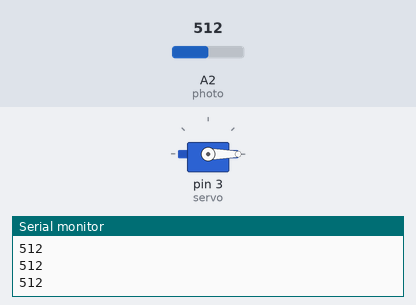
Bench run of a sketch on a simulated Arduino Uno, built with avr-gcc and run on an emulated ATmega328P. Parts: servo, the last lines printed to the serial monitor. The test bench sets the inputs (shaded band); at power-on: A2 (photo) = 512.

Above: at 1.3 s.
1.4 s: A2 (photo) set to 491
At 3.1 s:
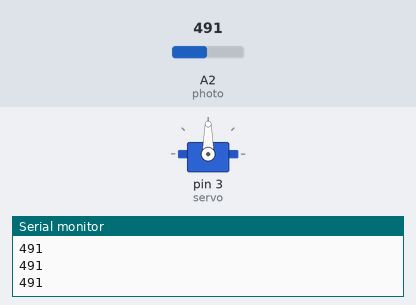
3.5 s: A2 (photo) set to 208
5.2 s: A2 (photo) set to 193
At 7.2 s:
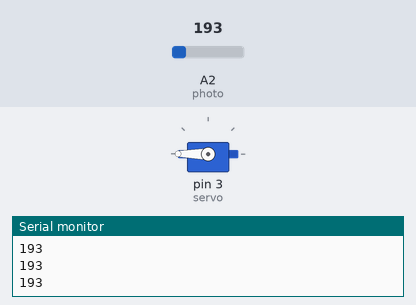
7.5 s: A2 (photo) set to 210
At 9.0 s:
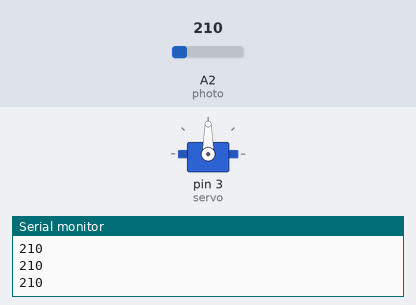
9.5 s: A2 (photo) set to 190
At 10.6 s:
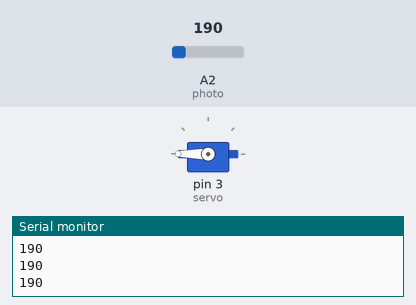
Timing chart, 0 to 12.5 s (numbered marks = the images above; inputs shaded):
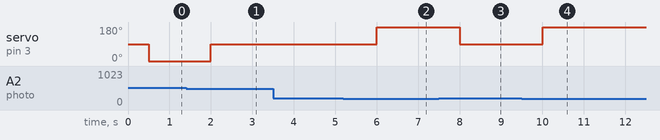

The sketch:

Servos.ino
```cpp
//libraries Servo with no semi colons
//servo is an object need to interact with it
#include <Servo.h>
int servo = 3;
int servoPos;
Servo myServo;
int photo = A2;
void setup() {
  // put your setup code here, to run once:
  Serial.begin(9600);
  myServo.attach(servo);
  pinMode(photo,INPUT);
}

void loop() {
  // put your main code here, to run repeatedly:
  int photoVal = analogRead(photo);
  Serial.println(photoVal);
  delay(500);
  /*Serial.println("angle position between 0 and 180 degrees:" );
  while (Serial.available() ==0) {
      servoPos = Serial.parseInt();
  }*/
  if (photoVal < 200) {
    servoPos = 180;
  } else if (photoVal > 500) {
    servoPos = 0;
  } else {
    servoPos = 90;
  }
    myServo.write(servoPos); // position in degrees (cheap can't go beyond 180)
}
```

Measured:
- the behaviour switches between 501 and 500 on A2 (photo) (found by bisection; images 0 and 1)
- the behaviour switches between 200 and 199 on A2 (photo) (found by bisection; images 1 and 2)
- after the input at 1.4 s, servo on pin 3 (servo): 0° → 90° after 0.60 s
- after the input at 5.2 s, servo on pin 3 (servo): 90° → 180° after 0.80 s
- after the input at 7.5 s, servo on pin 3 (servo): 180° → 90° after 0.51 s
- after the input at 9.5 s, servo on pin 3 (servo): 90° → 180° after 0.51 s
